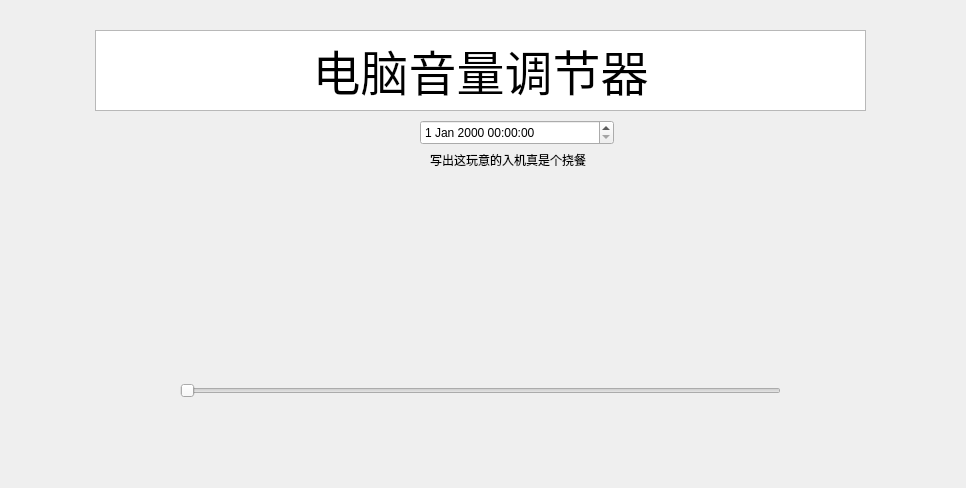
<?xml version="1.0" encoding="UTF-8"?>
<ui version="4.0">
 <class>Widget</class>
 <widget class="QWidget" name="Widget">
  <property name="geometry">
   <rect>
    <x>0</x>
    <y>0</y>
    <width>966</width>
    <height>488</height>
   </rect>
  </property>
  <property name="windowTitle">
   <string>Widget</string>
  </property>
  <widget class="QTextBrowser" name="textBrowser">
   <property name="geometry">
    <rect>
     <x>95</x>
     <y>30</y>
     <width>771</width>
     <height>81</height>
    </rect>
   </property>
   <property name="html">
    <string>&lt;!DOCTYPE HTML PUBLIC &quot;-//W3C//DTD HTML 4.0//EN&quot; &quot;http://www.w3.org/TR/REC-html40/strict.dtd&quot;&gt;
&lt;html&gt;&lt;head&gt;&lt;meta name=&quot;qrichtext&quot; content=&quot;1&quot; /&gt;&lt;meta charset=&quot;utf-8&quot; /&gt;&lt;style type=&quot;text/css&quot;&gt;
p, li { white-space: pre-wrap; }
hr { height: 1px; border-width: 0; }
li.unchecked::marker { content: &quot;\2610&quot;; }
li.checked::marker { content: &quot;\2612&quot;; }
&lt;/style&gt;&lt;/head&gt;&lt;body style=&quot; font-family:'Microsoft YaHei UI'; font-size:9pt; font-weight:400; font-style:normal;&quot;&gt;
&lt;p align=&quot;center&quot; style=&quot; margin-top:12px; margin-bottom:12px; margin-left:0px; margin-right:0px; -qt-block-indent:0; text-indent:0px;&quot;&gt;&lt;span style=&quot; font-size:36pt;&quot;&gt;电脑音量调节器&lt;/span&gt;&lt;/p&gt;&lt;/body&gt;&lt;/html&gt;</string>
   </property>
  </widget>
  <widget class="QDateTimeEdit" name="dateTimeEdit">
   <property name="geometry">
    <rect>
     <x>420</x>
     <y>120</y>
     <width>194</width>
     <height>25</height>
    </rect>
   </property>
  </widget>
  <widget class="QLabel" name="label">
   <property name="geometry">
    <rect>
     <x>430</x>
     <y>150</y>
     <width>201</width>
     <height>19</height>
    </rect>
   </property>
   <property name="text">
    <string>写出这玩意的入机真是个挠餐</string>
   </property>
  </widget>
  <widget class="QSlider" name="horizontalSlider">
   <property name="geometry">
    <rect>
     <x>180</x>
     <y>380</y>
     <width>601</width>
     <height>22</height>
    </rect>
   </property>
   <property name="orientation">
    <enum>Qt::Orientation::Horizontal</enum>
   </property>
  </widget>
  <zorder>dateTimeEdit</zorder>
  <zorder>label</zorder>
  <zorder>horizontalSlider</zorder>
  <zorder>textBrowser</zorder>
 </widget>
 <resources/>
 <connections/>
</ui>
